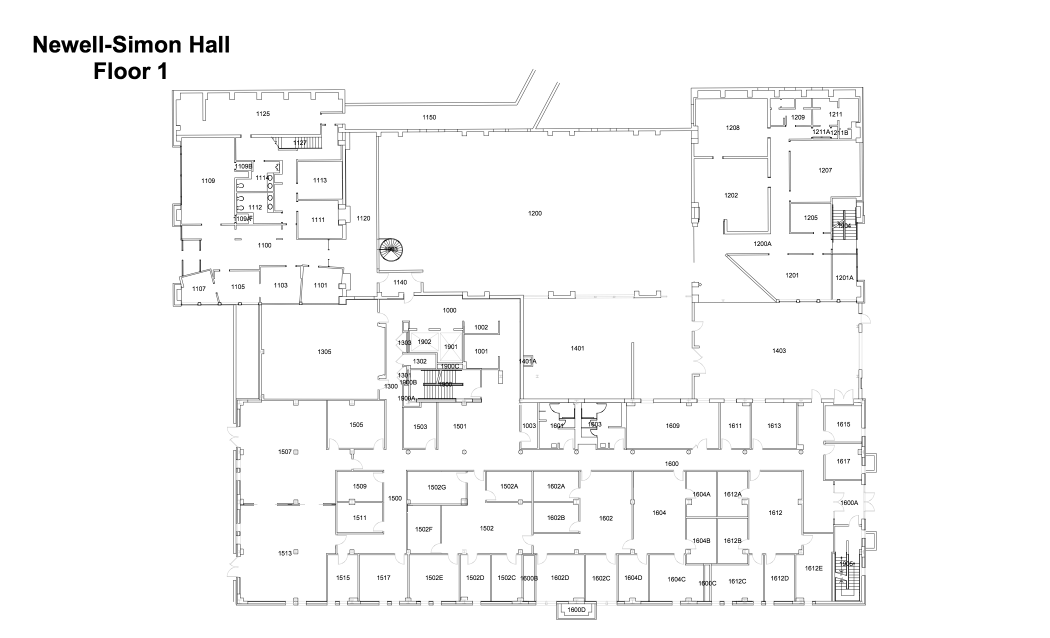
#> input picture Flow/server/nsh2.png, 2100 x 1275 px (shown at 1/2 size)
$ python -i matching.py   (imports and definitions only)
#> lines starting #> are read from the running program, lines starting #| are printed output that depends on the picture; after the words box and inside, x2 and y2 are one past the last pixel; in counts of white or black regions, pixels touching at a corner belong together
#> further down, picture is the input picture: shape (1275, 2100); min 0, max 255, mean 249.2
#ZHIYU WANG
###########################################################
#Template Matching:
#What it does:
#Given original image and template image, extract a list of bounding rectangles of the subimages matching the template image in the original image
#This is used in NavPal floor plan to detect the door objects.

#########################################################3
import cv2
import numpy as np
from constant import *

#Summary: Use pattern matching to obtain the bounding rectangles of the
#         subimages matching the template image
#Input: image object
#Output: list of bounding rectangles
def templateMatching(img):
    bboxes=[]
    #thresholding
    #img=cv2.cvtColor(img,cv2.COLOR_BGR2GRAY)
    img=cv2.threshold(img,bthresh,white,cv2.THRESH_BINARY)[1]
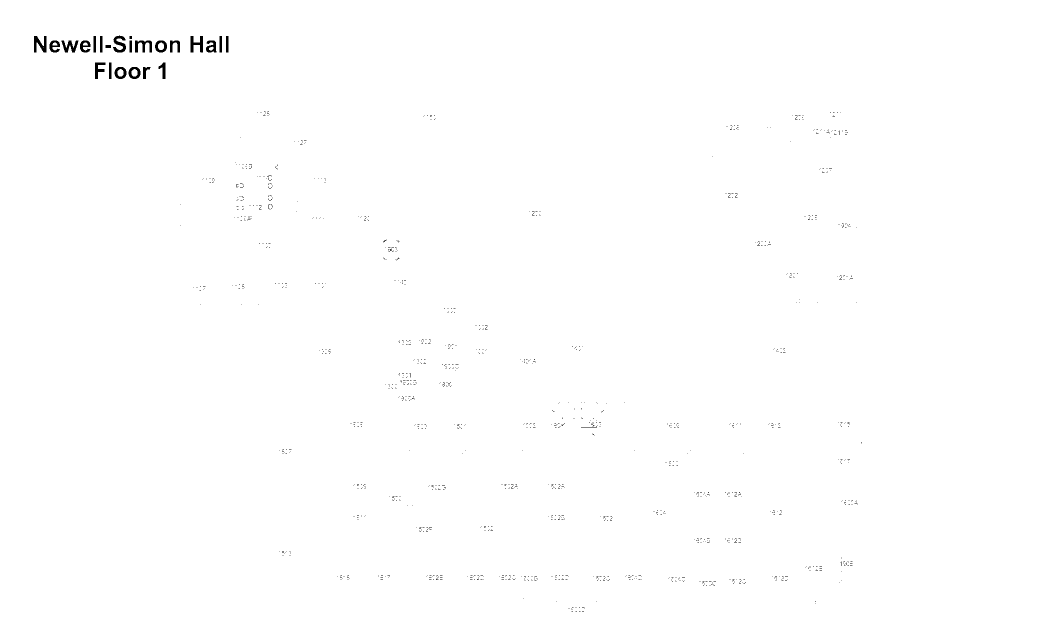
#> img: shape (1275, 2100) (shown at 1/2 size); 99.7% white; 1105 black regions (1081 under 20 px), largest, box (x1, y1, x2, y2) and area: (68, 72, 93, 105) 500, (226, 71, 252, 105) 470, (381, 72, 406, 105) 460
    img=cv2.cvtColor(img,cv2.COLOR_GRAY2BGR)
    img2=img.copy()
    t1 = cv2.imread('template.png')
    t2 =cv2.imread('template 2.png')
    t3 =cv2.imread('template 3.png')
    t4 =cv2.imread('template 1.png')
    templateList=[t1,t2,t3,t4]
    for i in xrange(len(templateList)):
        template=templateList[i]
        #obtain dimension of templates
        trows,tcols = template.shape[:2] # template rows and cols
        bboxes+=match(1,img,template,img2,tcols,trows)
#> this loop made 1 pass
#> after the loop, bboxes = []
    cv2.imwrite('result.png',img2)
    return bboxes

#Summary: Template matching implementation
#Input: matchvalue, image object, template object, visualized image object,
#       image width, image height
#Output: list of bounding rectangles
#Adapted from https://github.com/abidrahmank/OpenCV2-Python/blob/master/Official_Tutorial_Python_Codes/3_imgproc/templatematching.py
def match(matchvalue,img,template,img2,tcols,trows):
    rects=[]
    matches = cv2.matchTemplate(img,template,matchvalue)
    cv2.normalize(matches,matches,0,white,cv2.NORM_MINMAX)
    for i in xrange(doorAttempt):
        mini,maxi,(mx,my),(Mx,My) = cv2.minMaxLoc(matches)
        # We find minimum and maximum value locations in result
        if matchvalue in [0,1]:
        # For SQDIFF and SQDIFF_NORMED, the best matches are lower values.
            MPx,MPy = mx,my
        else:
             # Other cases, best matches are higher values.
            MPx,MPy = Mx,My

        # Normed methods give better results, ie matchvalue = [1,3,5],
        #others sometimes shows errors
        cv2.rectangle(img2, (MPx,MPy),(MPx+tcols,MPy+trows),(0,0,white),2)
        matches[MPy][MPx]=bwThresh
        rects.append((MPx,MPy,tcols,trows))
    return rects

>>> import cv2
>>> picture = cv2.imread('../nsh2.png', cv2.IMREAD_GRAYSCALE)
#> (the run stopped early here; a loop or call above may not have finished)
